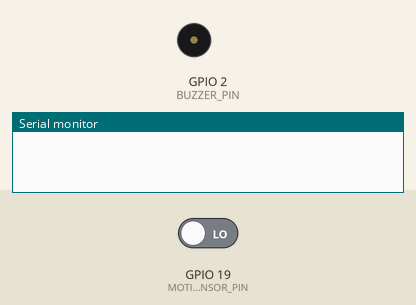
A sketch run on a simulated ESP32. On the bench: buzzer (waves = sounding, pin HIGH), the last lines printed to the serial monitor. Inputs (shaded band) come from the test bench; at power-on: GPIO 19 (MOTION_SENSOR_PIN) LOW.

Above: at 1.2 s.
1.3 s: GPIO 19 (MOTION_SENSOR_PIN) driven HIGH
At 1.9 s:
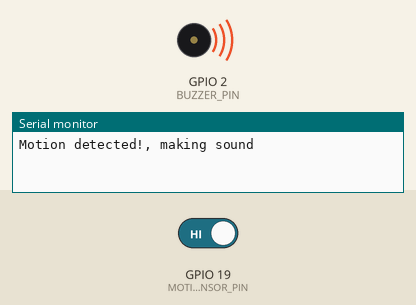
2.8 s: GPIO 19 (MOTION_SENSOR_PIN) driven LOW
At 3.1 s:
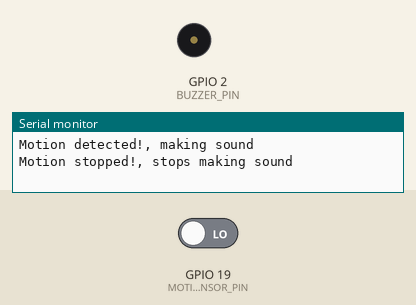
Timing chart, 0 to 5.8 s (numbered marks = the images above; inputs shaded):
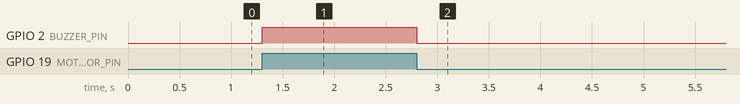

The sketch:

sketch.ino
```cpp
#define MOTION_SENSOR_PIN  19  // ESP32 pin GPIO19 conectado al OUTPUT pin del sensor de movimiento
#define BUZZER_PIN         2  // ESP32 pin GPIO17 conectado al pin del Buzzer
int motionStateCurrent  = LOW; // estado del pin sensor de movimiento
int motionStatePrevious = LOW; // anterior estado del pin sensor de movimiento

void setup() {
  Serial.begin(9600);                // inicizlizado serial
  pinMode(MOTION_SENSOR_PIN, INPUT); // dispone ESP32 pin a modo input
  pinMode(BUZZER_PIN, OUTPUT);          // dispone ESP32 pin a modo output
}

void loop() {
  motionStatePrevious = motionStateCurrent;            // salva viejo estado
  motionStateCurrent  = digitalRead(MOTION_SENSOR_PIN); // lee nuevo estado

  if (motionStatePrevious == LOW && motionStateCurrent == HIGH) { // el estado de pin cambia: LOW -> HIGH
    Serial.println("Motion detected!, making sound");
    digitalWrite(BUZZER_PIN, HIGH); // apagar
  } else if (motionStatePrevious == HIGH && motionStateCurrent == LOW) { // el estado de pin cambia: HIGH -> LOW
    Serial.println("Motion stopped!, stops making sound");
    digitalWrite(BUZZER_PIN, LOW);  // apagar
  }
}
```

Measured:
- after the input at 1.3 s, GPIO 2 (BUZZER_PIN): LOW → HIGH at once
- after the input at 2.8 s, GPIO 2 (BUZZER_PIN): HIGH → LOW at once
